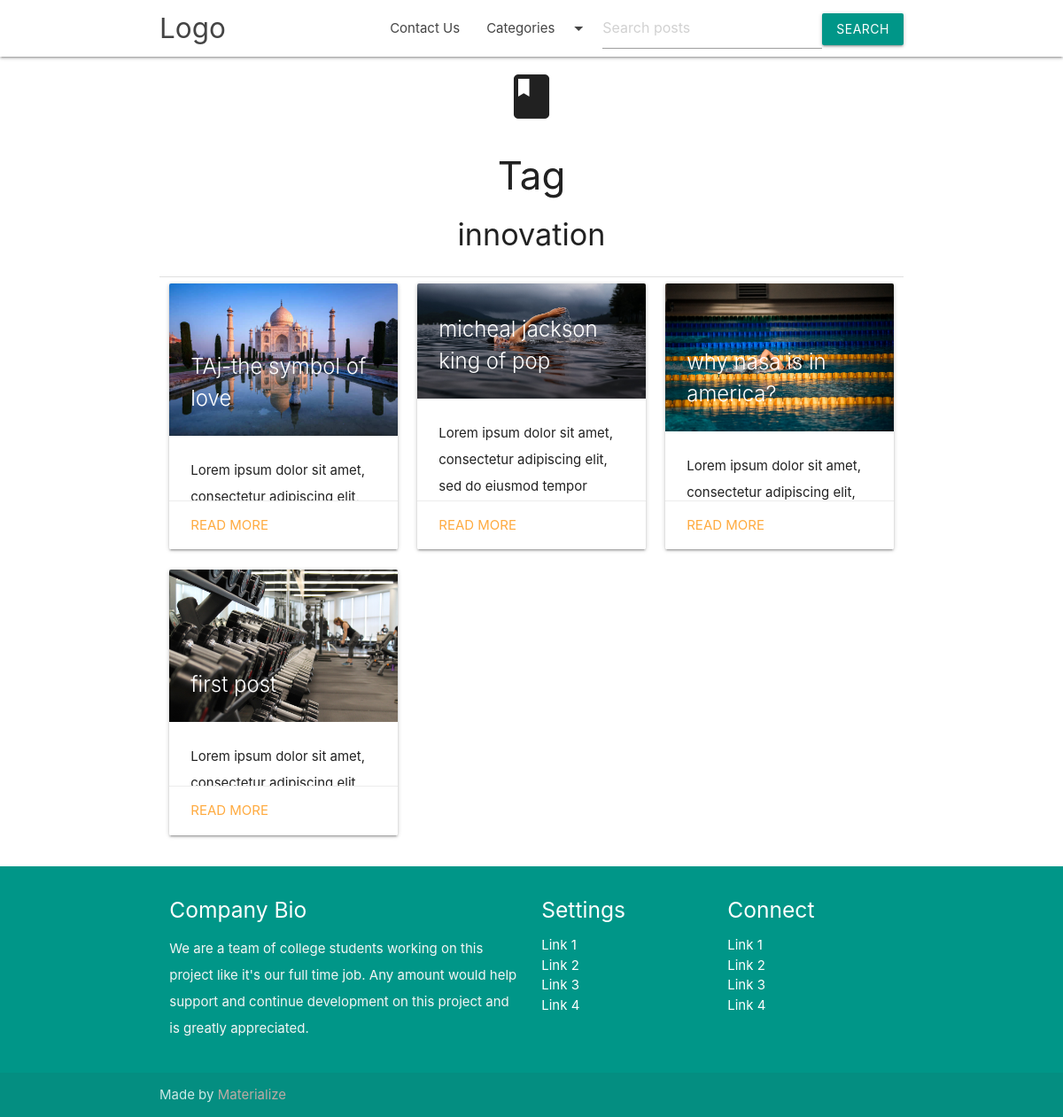
Page /tag/innovation on the committed database.
### BlogApp/models.py (models this page shows, shortened)
class Tag(models.Model):
    title = models.CharField(max_length=50, verbose_name='Tag')
    slug = models.SlugField(max_length=150, unique=True)

class Post(models.Model):
    title = models.CharField(max_length=100)
    slug =models.SlugField(unique=True)
    feature_image = models.ImageField(blank=True, null=True, upload_to='uploads/%Y/%m/%d', verbose_name='Picture')
    content = RichTextUploadingField()
    category = models.ForeignKey(Category, on_delete = models.CASCADE, verbose_name="Category")
    status = models.CharField(choices=status_choice, default='draft', max_length=10)
    published_date = models.DateTimeField(verbose_name="Created on")
    author = models.CharField(default='Anonymous', max_length=50, verbose_name='Created by')
    tag = models.ManyToManyField(Tag, verbose_name='Tag')
    def get_absolute_url(self):
        return reverse('postdetails', args=[str(self.slug)])

### BlogApp/views.py (the view)
# urls.py: path('tag/<slug:tag_slug>', views.tag, name="tags"),
def tag(request, tag_slug):
    categories = Category.objects.all()
    tag = Tag.objects.all()
    articles = Post.objects.filter(status="published").order_by('-published_date')
    if tag_slug:
        tag = get_object_or_404(Tag, slug = tag_slug)
        articles = articles.filter(tag=tag)
    query= request.GET.get('q')
    if query is not None:
        lookups= Q(title__icontains=query) | Q(content__icontains=query)
        articles= articles.filter(lookups).distinct()
    paginator = Paginator(articles, 6)#show 6 articles per page
    page_number = request.GET.get('page')
    page_obj = paginator.get_page(page_number)
    context = {
        "articles":page_obj,
        "tag" : tag,
        "categories": categories,
    }
    return render(request, "tag.html",context=context)

### BlogApp/models.py (called while the page is built)
    def get_absolute_url(self):
        return reverse('categories', args=[str(self.slug)])

### blog/templates/tag.html (shortened to what this page needs)
{% extends 'base.html' %}
{% load static %}
{% block heading %}
            <div class="section center-align">
                <i class="medium material-icons">class</i>
                <h3>Tag</h3>
                <h4>{{ tag.title }}</h4>
            </div>
            <div class="divider"></div>
{% endblock %}
{% block content %}
<div class="row">
    {% for article in articles %}
    <div class="col s12 m4">
        <div class="card hoverable small">
            <div class="card-image">
                <img src="{{ article.feature_image.url }}">
                <span class="card-title">{{ article.title }}</span>
            </div>
            <div class="card-content">
                <p>{{article.content}}</p>
            </div>
            <div class="card-action">
                <a href="{{ article.get_absolute_url }}">Read more</a>
            </div>
        </div>
    </div>
    {% endfor %}
</div>
{% endblock %}

### blog/templates/base.html (shortened to what this page needs)
{% load static %}
<!DOCTYPE html>
<html lang="en">
<head>
    <link href="{% static 'css/materialize.css' %}" type="text/css" rel="stylesheet" media="screen,projection" />
    <link href="{% static 'css/style.css' %}" type="text/css" rel="stylesheet" media="screen,projection" />
</head>
<body>
    <nav class="white" role="navigation">
        <div class="nav-wrapper container">
            <a id="logo-container" href="{% url 'index' %}" class="brand-logo">Logo</a>
            <ul class="right hide-on-med-and-down">
                <form action="" method="GET" >
                <li><input type="text" name="q" value="{{request.GET.q}}" placeholder="Search posts"/></li>
                <li>
                    <button class="btn waves-effect  deep-purple teal" type="submit" name="search"> Search</button>
                </li>
                </form>
            </ul>
            <ul class="right hide-on-med-and-down">
                <li><a href="{% url 'message' %}">Contact Us</a></li>
                <li><a class="dropdown-trigger" href="#!" data-target="dropdown1">Categories<i class="material-icons right">arrow_drop_down</i></a></li>
            </ul>
        </div>
    </nav>
    <div class="container">
        {% block heading %}
        {% endblock %}
    </div>
    <div class="container">
        {% block content %}
        {% endblock %}
    </div>
<footer class="page-footer teal">
        <div class="container">
            <div class="row">
                <div class="col l6 s12">
                    <h5 class="white-text">Company Bio</h5>
                    <p class="grey-text text-lighten-4">We are a team of college students working on this project like it's our full time job. Any amount would help support and continue development on this project and is greatly appreciated.</p>
                </div>
                <div class="col l3 s12">
                    <h5 class="white-text">Settings</h5>
                    <ul>
                        <li><a class="white-text" href="#!">Link 1</a></li>
                        <li><a class="white-text" href="#!">Link 2</a></li>
                        <li><a class="white-text" href="#!">Link 3</a></li>
                        <li><a class="white-text" href="#!">Link 4</a></li>
                    </ul>
                </div>
                <div class="col l3 s12">
                    <h5 class="white-text">Connect</h5>
                    <ul>
                        <li><a class="white-text" href="#!">Link 1</a></li>
                        <li><a class="white-text" href="#!">Link 2</a></li>
                        <li><a class="white-text" href="#!">Link 3</a></li>
                        <li><a class="white-text" href="#!">Link 4</a></li>
                    </ul>
                </div>
            </div>
        </div>
        <div class="footer-copyright">
            <div class="container">
                Made by <a class="brown-text text-lighten-3" href="http://materializecss.com">Materialize</a>
            </div>
        </div>
    </footer>
</body>
</html>

### blog/static/css/style.css (style rules this page uses)
nav ul a, nav .brand-logo { color: #444; }
p { line-height: 2rem; }
footer.page-footer { margin: 0; }

### rows in the picture
Tag: title "innovation"
Post: feature_image (picture), title "TAj-the symbol of love", content "Lorem ipsum dolor sit amet, consectetur adipiscing elit,…"
Post: feature_image (picture), title "micheal jackson king of pop", content "Lorem ipsum dolor sit amet, consectetur adipiscing elit, sed do eiusmod tempor…"
Post: feature_image (picture), title "why nasa is in america?", content "Lorem ipsum dolor sit amet, consectetur adipiscing elit,…"
Post: feature_image (picture), title "first post", content "Lorem ipsum dolor sit amet, consectetur adipiscing elit,…"
